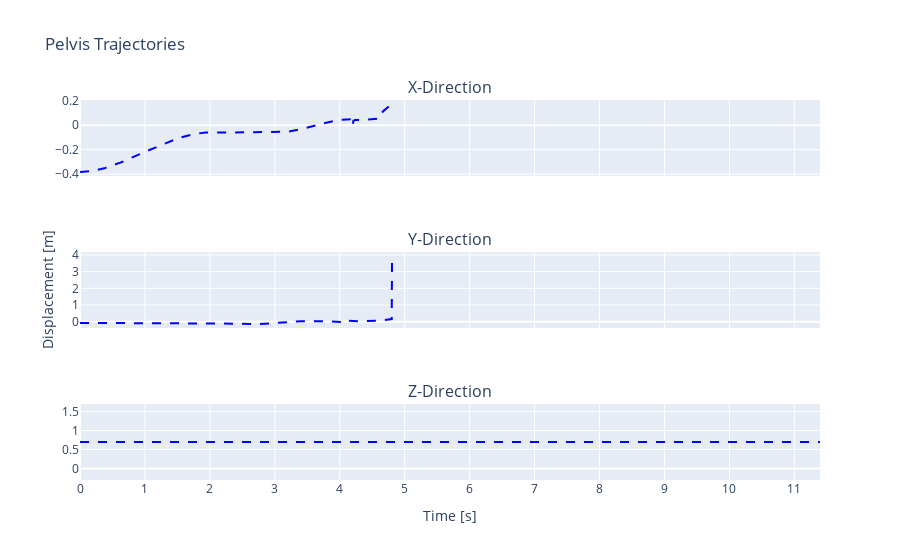

The notebook cell saved with this chart:
### Markdown cell above
#### Plot all in one plot

### Code cell
import plotly.express as px
from plotly.subplots import make_subplots
import plotly.graph_objects as go

data = motion_traj
time = data['time']
left_foot_color = 'blue'
right_foot_color = 'red'

fig = make_subplots(rows=3, 
                    cols=1,  # Remove the 0 before cols=1
                    vertical_spacing=0.2, 
                    subplot_titles=('X-Direction', 'Y-Direction', 'Z-Direction'),
                    shared_xaxes=True,
                    shared_yaxes=True
)
fig.add_trace(go.Scatter(x=time, y=data['x_pelv'], mode='lines', line=dict(color=left_foot_color, dash='dash'), showlegend=False), row=1, col=1)

fig.add_trace(go.Scatter(x=time, y=data['y_pelv'], mode='lines', line=dict(color=left_foot_color, dash='dash'), showlegend=False), row=2, col=1)

fig.add_trace(go.Scatter(x=time, y=data['z_pelv'], mode='lines', line=dict(color=left_foot_color, dash='dash'), showlegend=False), row=3, col=1)

fig.update_xaxes(title_text='Time [s]', row=3, col=1)
fig.update_yaxes(title_text='Displacement [m]', row=2, col=1)
fig.update_xaxes(dtick=1)
fig.update_layout(title='Pelvis Trajectories')
fig.show()

### Figure 1 — Plotly figure (JSON) as saved in the notebook; plotly's stock layout.template omitted (floating-point values rounded to 4 significant figures; data arrays with more than 128 entries replaced by an {"elided": "..."} marker saying what was removed)
{"data": [{"line": {"color": "blue", "dash": "dash"}, "mode": "lines", "showlegend": false, "type": "scatter", "x": {"elided": "2280 float values"}, "xaxis": "x", "y": {"elided": "2280 float values"}, "yaxis": "y"}, {"line": {"color": "blue", "dash": "dash"}, "mode": "lines", "showlegend": false, "type": "scatter", "x": {"elided": "2280 float values"}, "xaxis": "x2", "y": {"elided": "2280 float values"}, "yaxis": "y2"}, {"line": {"color": "blue", "dash": "dash"}, "mode": "lines", "showlegend": false, "type": "scatter", "x": {"elided": "2280 float values"}, "xaxis": "x3", "y": {"elided": "2280 float values"}, "yaxis": "y3"}], "layout": {"annotations": [{"font": {"size": 16}, "showarrow": false, "text": "X-Direction", "x": 0.5, "xanchor": "center", "xref": "paper", "y": 1, "yanchor": "bottom", "yref": "paper"}, {"font": {"size": 16}, "showarrow": false, "text": "Y-Direction", "x": 0.5, "xanchor": "center", "xref": "paper", "y": 0.6, "yanchor": "bottom", "yref": "paper"}, {"font": {"size": 16}, "showarrow": false, "text": "Z-Direction", "x": 0.5, "xanchor": "center", "xref": "paper", "y": 0.2, "yanchor": "bottom", "yref": "paper"}], "title": {"text": "Pelvis Trajectories"}, "xaxis": {"anchor": "y", "domain": [0, 1], "dtick": 1, "matches": "x3", "showticklabels": false}, "xaxis2": {"anchor": "y2", "domain": [0, 1], "dtick": 1, "matches": "x3", "showticklabels": false}, "xaxis3": {"anchor": "y3", "domain": [0, 1], "dtick": 1, "title": {"text": "Time [s]"}}, "yaxis": {"anchor": "x", "domain": [0.8, 1]}, "yaxis2": {"anchor": "x2", "domain": [0.4, 0.6], "title": {"text": "Displacement [m]"}}, "yaxis3": {"anchor": "x3", "domain": [0, 0.2]}}}
